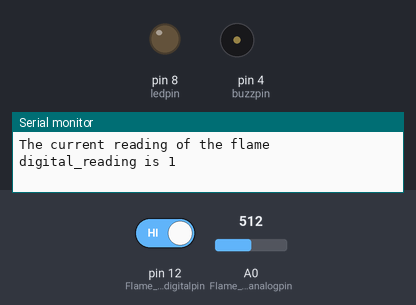
Bench run of a sketch on a simulated Arduino Uno, built with avr-gcc and run on an emulated ATmega328P. On the bench: output pins drawn as LEDs (lit = HIGH), buzzer (waves = sounding), the last lines printed to the serial monitor. Dashed ring = blinking. Inputs (shaded band) come from the test bench; at power-on: A0 (Flame_sensor_analogpin) = 512, pin 12 (Flame_sensor_digitalpin) HIGH.

Above: at 1.3 s.
1.4 s: A0 (Flame_sensor_analogpin) set to 491
At 2.8 s:
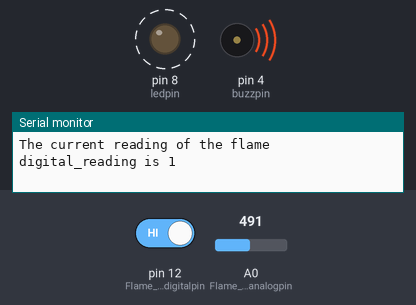
4.5 s: A0 (Flame_sensor_analogpin) set to 510
At 5.9 s:
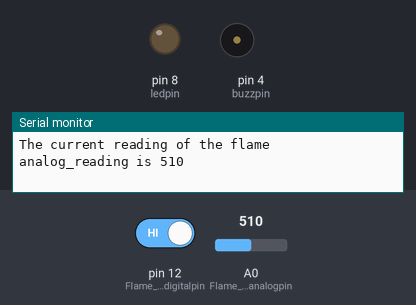
6.2 s: A0 (Flame_sensor_analogpin) set to 490
At 6.8 s:
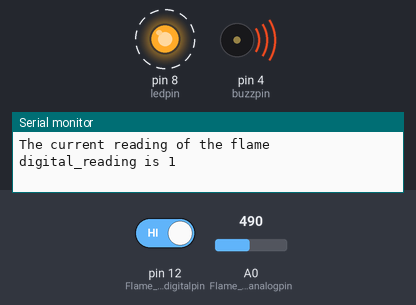
9.3 s: A0 (Flame_sensor_analogpin) set to 511
At 10.0 s:
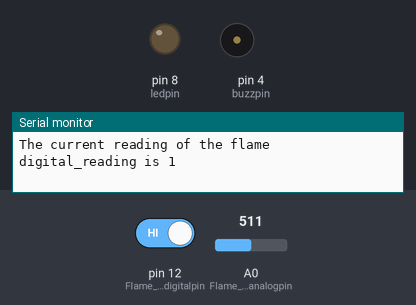
Timing chart, 0 to 12.0 s (numbered marks = the images above; inputs shaded):
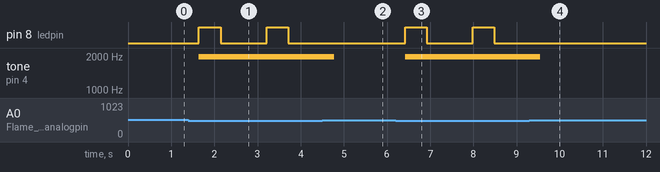

Measured:
- the behaviour switches between 500 and 499 on A0 (Flame_sensor_analogpin) (found by bisection; images 0 and 1)
- after the input at 1.4 s, pin 8 (ledpin): alternates HIGH for 0.50 s and LOW for 1.1 s, starting after 0.24 s; tone on pin 4 (buzzpin): silent → 1971 Hz after 0.24 s
- after the input at 4.5 s, pin 8 (ledpin): stays LOW (without the input it goes to HIGH after 0.28 s); tone on pin 4 (buzzpin): 1971 Hz → silent after 0.28 s
- after the input at 6.2 s, pin 8 (ledpin): alternates HIGH for 0.50 s and LOW for 1.1 s, starting after 0.22 s; tone on pin 4 (buzzpin): silent → 1968 Hz after 0.22 s
- after the input at 9.3 s, pin 8 (ledpin): stops changing and stays LOW; tone on pin 4 (buzzpin): 1968 Hz → silent after 0.26 s

The sketch:

flame_module_project_on_30th_june_2025.ino
```cpp
int buzzpin = 4;
int ledpin = 8;
int yellowpin = 2;
int Flame_sensor_analogpin = A0;
int Flame_sensor_digitalpin= 12;
int delay_time = 500;
int pitch;

int Flame_sensor_analog_reading;
int Flame_sensor_digital_reading;


void setup() {
  // put your setup code here, to run once:
Serial.begin(9600);
pinMode(buzzpin, OUTPUT);
pinMode(ledpin, OUTPUT);
pinMode(Flame_sensor_analogpin, INPUT);
pinMode(Flame_sensor_digitalpin, INPUT);
}

void loop() {
  // put your main code here, to run repeatedly:
Flame_sensor_analog_reading = analogRead(Flame_sensor_analogpin);
Flame_sensor_digital_reading = digitalRead(Flame_sensor_digitalpin);


if (Flame_sensor_analog_reading < 500){
  pitch = map(Flame_sensor_analog_reading, 0, 500, 400, 2000);

  tone(buzzpin, pitch);
  digitalWrite(ledpin, HIGH);
  delay(delay_time);
  digitalWrite(ledpin, LOW);
  delay(delay_time);

  Serial.println("Fire occuring!!!");
}
else{
  noTone(buzzpin);
  digitalWrite(ledpin, LOW);
}


if(Flame_sensor_digital_reading == 0){
    digitalWrite(yellowpin, HIGH);
    delay(delay_time);
    digitalWrite(yellowpin, LOW);
    delay(delay_time);
  }
  else{
    digitalWrite(yellowpin, LOW);
  }

Serial.print("The current reading of the flame analog_reading is ");
Serial.println(Flame_sensor_analog_reading);

Serial.print("The current reading of the flame digital_reading is ");
Serial.println(Flame_sensor_digital_reading);
delay(delay_time);


}
```
